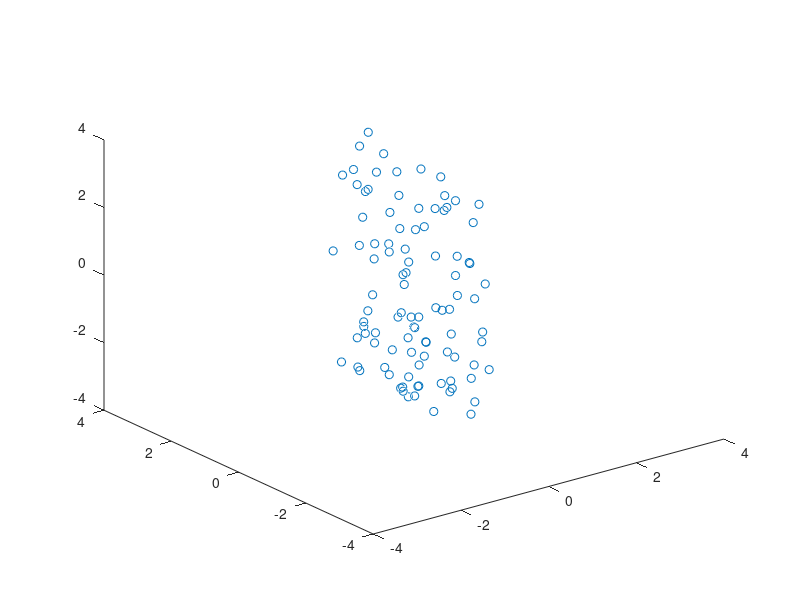

This figure's MATLAB source:
% PCA test

% create data
N=100;
a=[1,2,3];
b=[-2, 0, 1];
c=[1,1,1];
s=2*rand(1,N)-1;
t=2*rand(1,N)-1;
M=repmat(c,N,1) + s'*a + t'*b + 0.3*(2*rand(N,3)-1);
plot3(M(:,1), M(:,2), M(:,3),'o');

% process data
m = [mean(M(:,1)), mean(M(:,2)), mean(M(:,3))];
D = M - repmat(m, N, 1);
C = cov(D);
[W, lambda] = eig(C); lambda = diag(lambda);
W, lambda
Y = D*W; % Y=(W'*D')'
plot3(Y(:,1), Y(:,2), Y(:,3), 'o');
axis([-4,4, -4,4, -4,4]);
% sort
[s,ind] = sort(lambda,'descend');
lambda_s = lambda(ind);
W_s = W(:,ind);
